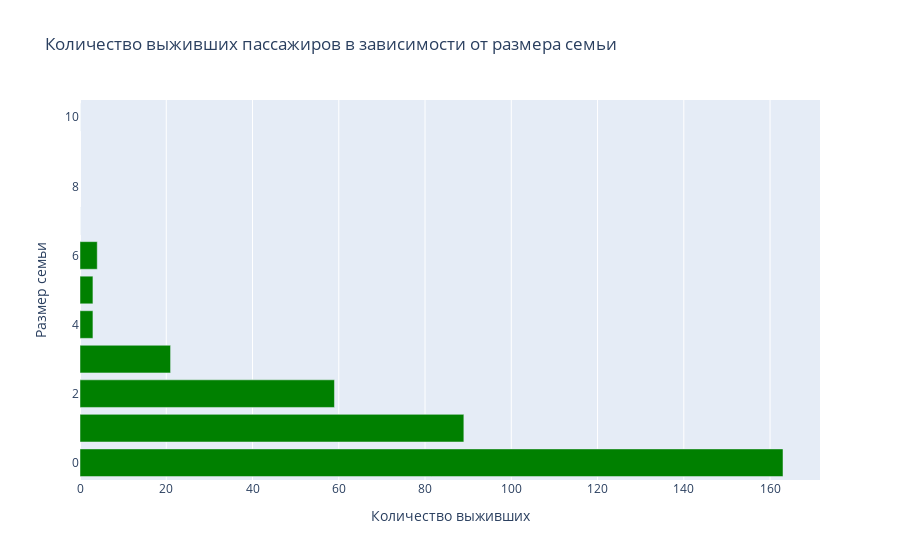
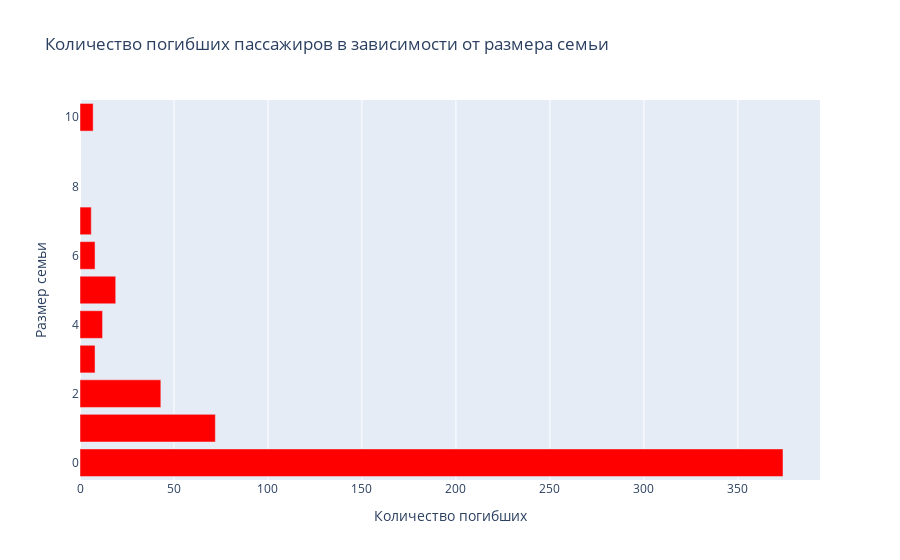

The notebook cell these images were saved under, in order:
### Markdown cell above
### Горизонтальная столбчатая диаграмма (Horizontal bar chart)

Два графика показывают распределение количества виживших и невыживших пассажиров по размеру семьи. Это позволяет наглядно сравнить количество выживших и погибших в зависимости от числа родственников у пассажиров.

### Code cell
data['Relatives'] = data['SibSp'] + data['Parch']
survival_by_family_size = data.groupby(['Relatives', 'Survived'], observed=False).size().reset_index(name='Count')

survival_survived = survival_by_family_size[survival_by_family_size['Survived'] == 1]
survival_not_survived = survival_by_family_size[survival_by_family_size['Survived'] == 0]

fig1 = px.bar(
    survival_survived,
    x='Count',
    y='Relatives',
    orientation='h',
    title="Количество выживших пассажиров в зависимости от размера семьи",
    labels={"Count": "Количество выживших", "Relatives": "Размер семьи"},
    color_discrete_sequence=['green']
)

fig1.update_layout(
    xaxis_title="Количество выживших",
    yaxis_title="Размер семьи",
    barmode='group'
)

fig1.show()

fig2 = px.bar(
    survival_not_survived,
    x='Count',
    y='Relatives',
    orientation='h',
    title="Количество погибших пассажиров в зависимости от размера семьи",
    labels={"Count": "Количество погибших", "Relatives": "Размер семьи"},
    color_discrete_sequence=['red']
)

fig2.update_layout(
    xaxis_title="Количество погибших",
    yaxis_title="Размер семьи",
    barmode='group'
)

fig2.show()

### Figure 1 — Plotly figure (JSON) as saved in the notebook; plotly's stock layout.template omitted (floating-point values rounded to 4 significant figures)
{"data": [{"alignmentgroup": "True", "hovertemplate": "Количество выживших=%{x}<br>Размер семьи=%{y}<extra></extra>", "legendgroup": "", "marker": {"color": "green", "pattern": {"shape": ""}}, "name": "", "offsetgroup": "", "orientation": "h", "showlegend": false, "textposition": "auto", "type": "bar", "x": [163, 89, 59, 21, 3, 3, 4, 0, 0], "xaxis": "x", "y": [0, 1, 2, 3, 4, 5, 6, 7, 10], "yaxis": "y"}], "layout": {"autosize": true, "barmode": "group", "legend": {"tracegroupgap": 0}, "title": {"text": "Количество выживших пассажиров в зависимости от размера семьи"}, "xaxis": {"anchor": "y", "autorange": true, "domain": [0, 1], "range": [0, 171.6], "title": {"text": "Количество выживших"}, "type": "linear"}, "yaxis": {"anchor": "x", "autorange": true, "domain": [0, 1], "range": [-0.5, 10.5], "title": {"text": "Размер семьи"}, "type": "linear"}}}

### Figure 2 — Plotly figure (JSON) as saved in the notebook; plotly's stock layout.template omitted (floating-point values rounded to 4 significant figures)
{"data": [{"alignmentgroup": "True", "hovertemplate": "Количество погибших=%{x}<br>Размер семьи=%{y}<extra></extra>", "legendgroup": "", "marker": {"color": "red", "pattern": {"shape": ""}}, "name": "", "offsetgroup": "", "orientation": "h", "showlegend": false, "textposition": "auto", "type": "bar", "x": [374, 72, 43, 8, 12, 19, 8, 6, 7], "xaxis": "x", "y": [0, 1, 2, 3, 4, 5, 6, 7, 10], "yaxis": "y"}], "layout": {"autosize": true, "barmode": "group", "legend": {"tracegroupgap": 0}, "title": {"text": "Количество погибших пассажиров в зависимости от размера семьи"}, "xaxis": {"anchor": "y", "autorange": true, "domain": [0, 1], "range": [0, 393.7], "title": {"text": "Количество погибших"}, "type": "linear"}, "yaxis": {"anchor": "x", "autorange": true, "domain": [0, 1], "range": [-0.5, 10.5], "title": {"text": "Размер семьи"}, "type": "linear"}}}
